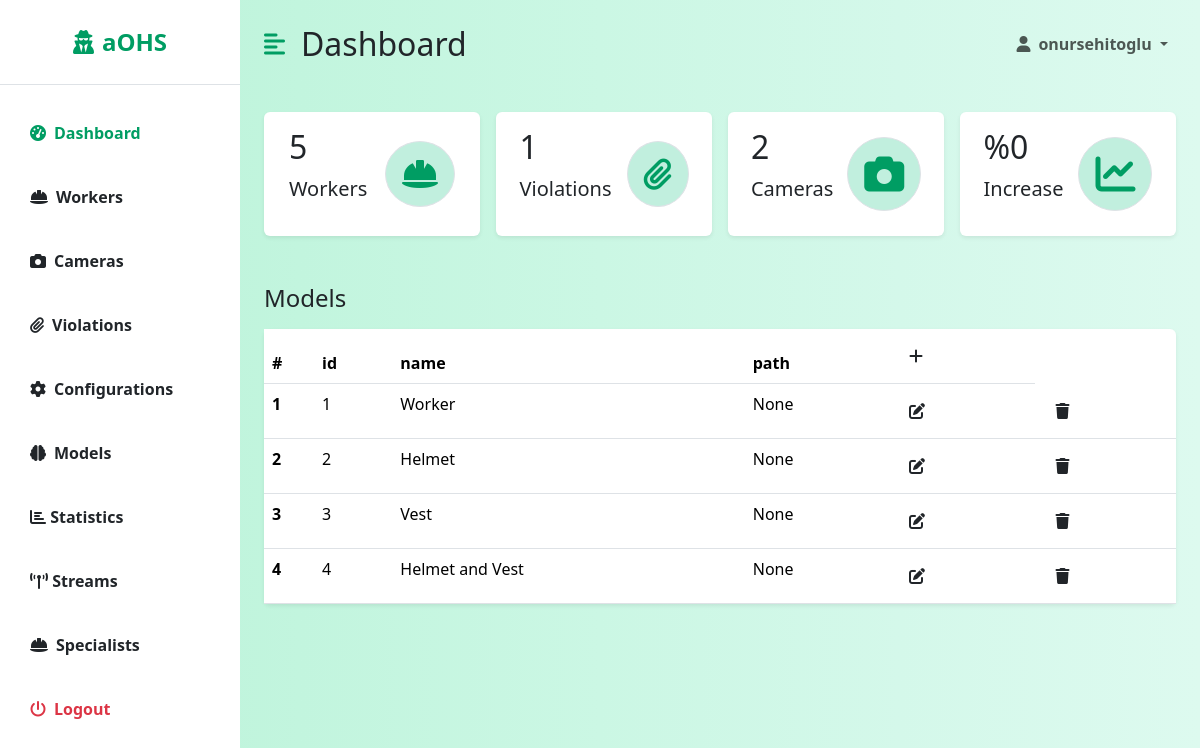
Page /dashboard/models/ (signed in) on the committed database.
### backend/models.py (models this page shows, shortened)
class Model(models.Model):
    id = models.AutoField(primary_key=True)
    name = models.CharField(max_length=100, null=False)
    path = models.CharField(max_length=100, null=False)
    created = models.DateTimeField(auto_now_add=True)
    modified = models.DateTimeField(auto_now=True)

### dashboard/views/model_views.py (the view, shortened to what this page needs)
# urls.py: path('models/', ModelView.as_view()),
class ModelView(LoginRequiredMixin, View, GetCountsMixin):
    login_url = '/login/'
    redirect_field_name = 'redirect_to'
    def get(self, request):
        headers = ['id', 'name', 'path']
        models = Model.objects.all()
        return render(request, 'dashboard/listModel.html',
                      {'headers': headers, 'data': models, 'counts': super().get_counts()})

### dashboard/views/mixins.py (called while the page is built)
    def get_counts(self):
        violations_in_this_week = Violation.objects.filter(valid=True, created__gte=datetime.now() - timedelta(days=7))
        violations_in_last_week = Violation.objects.filter(valid=True, created__gte=datetime.now() - timedelta(days=14),
                                                           created__lte=datetime.now() - timedelta(7))
        if len(violations_in_last_week) == 0:
            increase = 0
        else:
            increase = len(violations_in_this_week) - len(violations_in_last_week) / len(violations_in_last_week)
        counts = {
            'workers': Worker.objects.filter(active=True).count(),
            'violations': Violation.objects.filter(valid=True).count(),
            'cameras': Camera.objects.count(),
            'increase': increase,
        }
        return counts

### dashboard/templates/dashboard/listModel.html
{% extends 'dashboard/dashboard.html' %}
{% block table %}
    <h3 class="fs-4 mb-3">Models</h3>
    <table class="table bg-white rounded shadow-sm  table-hover">
        <thead>
            <tr>
                <th scope="col" width="50">#</th>
                {% for header in headers %}
                    <th scope="col">{{ header }}</th>
                {% endfor %}
                <th><a class="btn" href="/dashboard/"><i class="fa fa-plus"></i></a></th>
            </tr>
        </thead>
        <tbody>
        {% for datum in data %}
            <tr>
                <th scope="row">{{ forloop.counter }}</th>
                <td>{{ datum.id }}</td>
                <td>{{ datum.name }}</td>
                <td>{{ datum.path }}</td>
                <th><a class="btn" href="/dashboard/models/edit/{{ datum.id }}/"><i class="fa fa-edit"></i></a></th>
                <th><a class="btn" href="/dashboard/models/delete/{{ datum.id }}/"><i class="fa fa-trash"></i></a></th>
            </tr>
        {% endfor %}
        </tbody>
    </table>
{% endblock %}

### dashboard/templates/dashboard/dashboard.html (shortened to what this page needs)
{% extends 'base.html' %}
{% block dashboard %}
    <div class="d-flex" id="wrapper">
        <div class="bg-white" id="sidebar-wrapper">
            <div class="sidebar-heading text-center py-4 primary-text fs-4 fw-bold  border-bottom"><i
                    class="fas fa-user-secret me-2"></i>aOHS</div>
            <div class="list-group list-group-flush my-3">
                <a href="/dashboard/" class="list-group-item list-group-item-action bg-transparent second-text active"><i
                        class="fas fa-tachometer-alt me-2"></i>Dashboard</a>
                <a href="/dashboard/workers/" class="list-group-item list-group-item-action bg-transparent second-text fw-bold"><i
                        class="fas fa-hard-hat me-2"></i>Workers</a>
                <a href="/dashboard/cameras/" class="list-group-item list-group-item-action bg-transparent second-text fw-bold"><i
                        class="fas fa-camera me-2"></i>Cameras</a>
                <a href="/dashboard/violations/" class="list-group-item list-group-item-action bg-transparent second-text fw-bold"><i
                        class="fas fa-paperclip me-2"></i>Violations</a>
                <a href="/dashboard/configurations/" class="list-group-item list-group-item-action bg-transparent second-text fw-bold"><i
                        class="fas fa-cog me-2"></i>Configurations</a>
                <a href="/dashboard/models/" class="list-group-item list-group-item-action bg-transparent second-text fw-bold"><i
                        class="fas fa-brain me-2"></i>Models</a>
                <a href="/dashboard/statistics/" class="list-group-item list-group-item-action bg-transparent second-text fw-bold"><i
                        class="fa fa-bar-chart"></i> Statistics</a>
                <a href="/dashboard/streams/" class="list-group-item list-group-item-action bg-transparent second-text fw-bold"><i
                        class="fa fa-broadcast-tower fa-flip"></i> Streams</a>
                <a href="/dashboard/specialists/" class="list-group-item list-group-item-action bg-transparent second-text fw-bold"><i
                        class="fas fa-hard-hat me-2"></i>Specialists</a>
                <a href="/logout" class="list-group-item list-group-item-action bg-transparent text-danger fw-bold"><i
                        class="fas fa-power-off me-2"></i>Logout</a>
            </div>
        </div>
        <div id="page-content-wrapper">
            <nav class="navbar navbar-expand-lg navbar-light bg-transparent py-4 px-4">
                <div class="d-flex align-items-center">
                    <i class="fas fa-align-left primary-text fs-4 me-3" id="menu-toggle"></i>
                    <h2 class="fs-2 m-0">Dashboard</h2>
                </div>
                <div class="collapse navbar-collapse" id="navbarSupportedContent">
                    <ul class="navbar-nav ms-auto mb-2 mb-lg-0">
                        <li class="nav-item dropdown">
                            <a class="nav-link dropdown-toggle second-text fw-bold" href="#" id="navbarDropdown"
                                role="button" data-bs-toggle="dropdown" aria-expanded="false">
                                <i class="fas fa-user me-2"></i>{{ user.username }}
                            </a>
                        </li>
                    </ul>
                </div>
            </nav>
            <div class="container-fluid px-4">
                <div class="row g-3 my-2">
                    <div class="col-md-3">
                        <div class="p-3 bg-white shadow-sm d-flex justify-content-around align-items-center rounded">
                            <div>
                                <h3 class="fs-2">{{ counts.workers }}</h3>
                                <p class="fs-5">Workers</p>
                            </div>
                            <i class="fas fa-hard-hat fs-2 primary-text border rounded-full secondary-bg p-3"></i>
                        </div>
                    </div>
                    <div class="col-md-3">
                        <div class="p-3 bg-white shadow-sm d-flex justify-content-around align-items-center rounded">
                            <div>
                                <h3 class="fs-2">{{ counts.violations }}</h3>
                                <p class="fs-5">Violations</p>
                            </div>
                            <i
                                class="fas fa-paperclip fs-2 primary-text border rounded-full secondary-bg p-3"></i>
                        </div>
                    </div>
                    <div class="col-md-3">
                        <div class="p-3 bg-white shadow-sm d-flex justify-content-around align-items-center rounded">
                            <div>
                                <h3 class="fs-2">{{ counts.cameras }}</h3>
                                <p class="fs-5">Cameras</p>
                            </div>
                            <i class="fas fa-camera  fs-1 primary-text border rounded-full secondary-bg p-3"></i>
                        </div>
                    </div>
                    <div class="col-md-3">
                        <div class="p-3 bg-white shadow-sm d-flex justify-content-around align-items-center rounded">
                            <div>
                                <h3 class="fs-2">%{{ counts.increase }}</h3>
                                <p class="fs-5">Increase</p>
                            </div>
                            <i class="fas fa-chart-line fs-1 primary-text border rounded-full secondary-bg p-3"></i>
                        </div>
                    </div>
                </div>
                <div class="row my-5">
                    <div class="col">
                        {% block table %}
                        {% endblock %}
                    </div>
                </div>
            </div>
        </div>
    </div>
{% endblock %}

### templates/base.html (style rules this page uses)
:root { --main-bg-color: #009d63; --main-text-color: #009d63; --second-text-color: #bbbec5; --second-bg-color: #c1efde; }
.primary-text { color: var(--main-text-color); }
.secondary-bg { background-color: var(--second-bg-color); }
.rounded-full { border-radius: 100%; }
#wrapper { overflow-x: hidden; background-image: linear-gradient( to right, #baf3d7, #c2f5de, #cbf7e4, #d4f8ea, #ddfaef ); }
#sidebar-wrapper { min-height: 100vh; margin-left: -15rem; transition: margin 0.25s ease-out; }
#sidebar-wrapper .sidebar-heading { padding: 0.875rem 1.25rem; font-size: 1.2rem; }
#sidebar-wrapper .list-group { width: 15rem; }
#page-content-wrapper { min-width: 100vw; }
#menu-toggle { cursor: pointer; }
.list-group-item { border: none; padding: 20px 30px; }
.list-group-item.active { background-color: transparent; color: var(--main-text-color); font-weight: bold; border: none; }
@media (min-width: 768px) { #sidebar-wrapper { margin-left: 0; } }
@media (min-width: 768px) { #page-content-wrapper { min-width: 0; width: 100%; } }

### rows in the picture
Model: id "1", name "Worker", path "None"
Model: id "2", name "Helmet", path "None"
Model: id "3", name "Vest", path "None"
Model: id "4", name "Helmet and Vest", path "None"

### other values in the picture
{{ user.username }} "onursehitoglu"
{{ counts.workers }} "5"
{{ counts.violations }} "1"
{{ counts.cameras }} "2"
{{ counts.increase }} "0"
{{ header }} "id" "name" "path"
